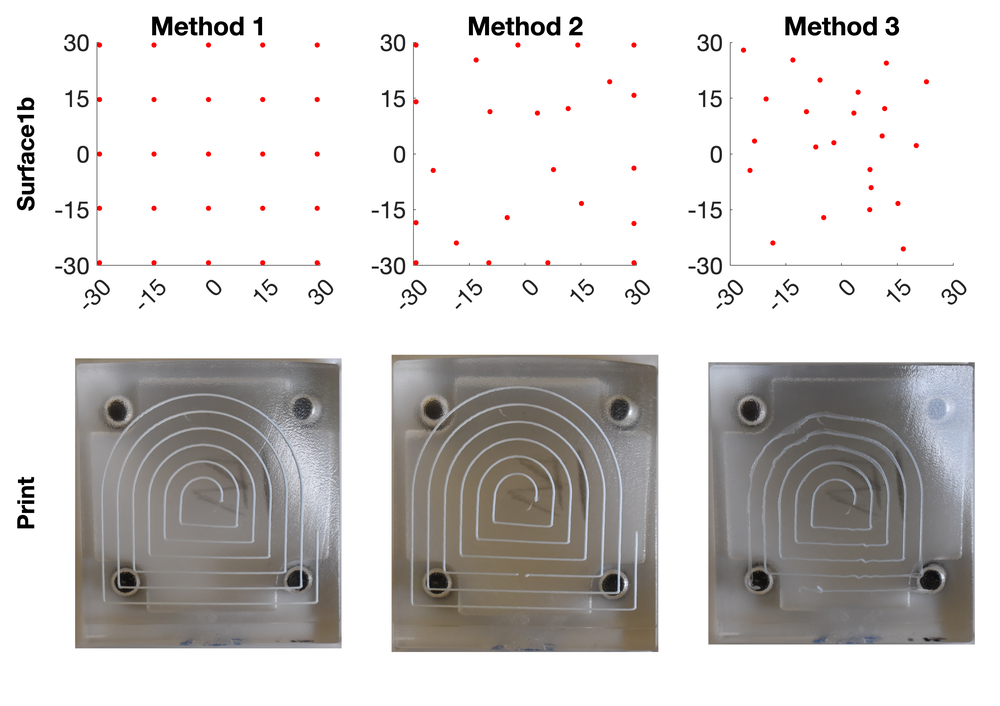
%> input picture Paper Figures/8 Print Comparison/WithoutColourMap/Figure_8_-_Surf1b.png, 1000 x 706 px, shrunk from 3542 x 2500 before the run
$ octave verticalFigure8.m   (GNU Octave 9; MATLAB toolbox functions it lacks are replaced by stand-ins)
%> lines starting %> are read from the running program, lines starting %| are printed output that depends on the picture
%% Combine Saved Figure Images into a Single Vertical Plot
close all; clear; clc;

% --- Define the filenames of the figures to combine ---
% This script assumes the images are in the same directory as the script.
image_files = {
    'Figure_8_-_Surf1b.png';
    'Figure_8_-_Surf2b.png';
    'Figure_8_-_Surf3b.png'
};

% --- Read all images into memory ---
num_images = length(image_files);
images = cell(num_images, 1);
heights = zeros(num_images, 1);
widths = zeros(num_images, 1);

fprintf('Loading images...\n');
for i = 1:num_images
    try
        images{i} = imread(image_files{i});
        [heights(i), widths(i), ~] = size(images{i});
    catch ME
        error('Failed to read image: %s. Please ensure it is in the correct folder. Error: %s', image_files{i}, ME.message);
    end
end
fprintf('Images loaded successfully.\n');

% --- Prepare the combined canvas ---
total_height = sum(heights);
%> total_height = 2118
max_width = max(widths);
%> max_width = 1000
combined_image = 255 * ones(total_height, max_width, 3, 'like', images{1});
%> combined_image: size 2118x1000x3 uint8; every value is 255

% --- Place each image onto the canvas ---
current_y = 1;
for i = 1:num_images
    img = images{i};
    h = heights(i);
    w = widths(i);

    y_range = current_y : (current_y + h - 1);
    x_offset = floor((max_width - w) / 2);
    x_range = (1:w) + x_offset;

    combined_image(y_range, x_range, :) = img;
    current_y = current_y + h;
end
%> this loop made 3 passes
%> current_y on passes 1 to 3: 707, 1413, 2119
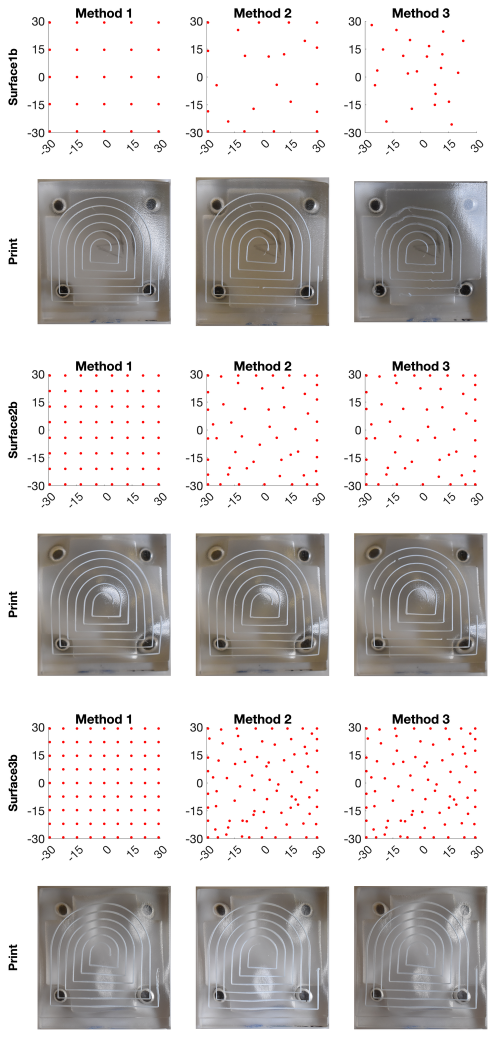
%> combined_image: size 2118x1000x3 uint8 (shown at 1/2 size); mean R, G, B 212.3, 210, 209.2

% --- Display and Save the Final Combined Image ---
% Define output filenames without extensions
output_basename = 'Combined_Figure_8_Vertical';
png_output_filename = [output_basename, '.png'];
eps_output_filename = [output_basename, '.eps'];

% Create a figure window to hold the combined image
fig = figure('Name', 'Combined Result', 'Position', [100, 100, max_width*0.8, total_height*0.8]);
imshow(combined_image);
title('Vertically Combined Figures');

% Save as PNG
% imwrite(combined_image, png_output_filename);
fprintf('Successfully saved PNG as "%s"\n', png_output_filename);

% Save as EPS
% The 'print' command saves the content of the figure window
% print(fig, eps_output_filename, '-depsc');
fprintf('Successfully saved EPS as "%s"\n', eps_output_filename);
